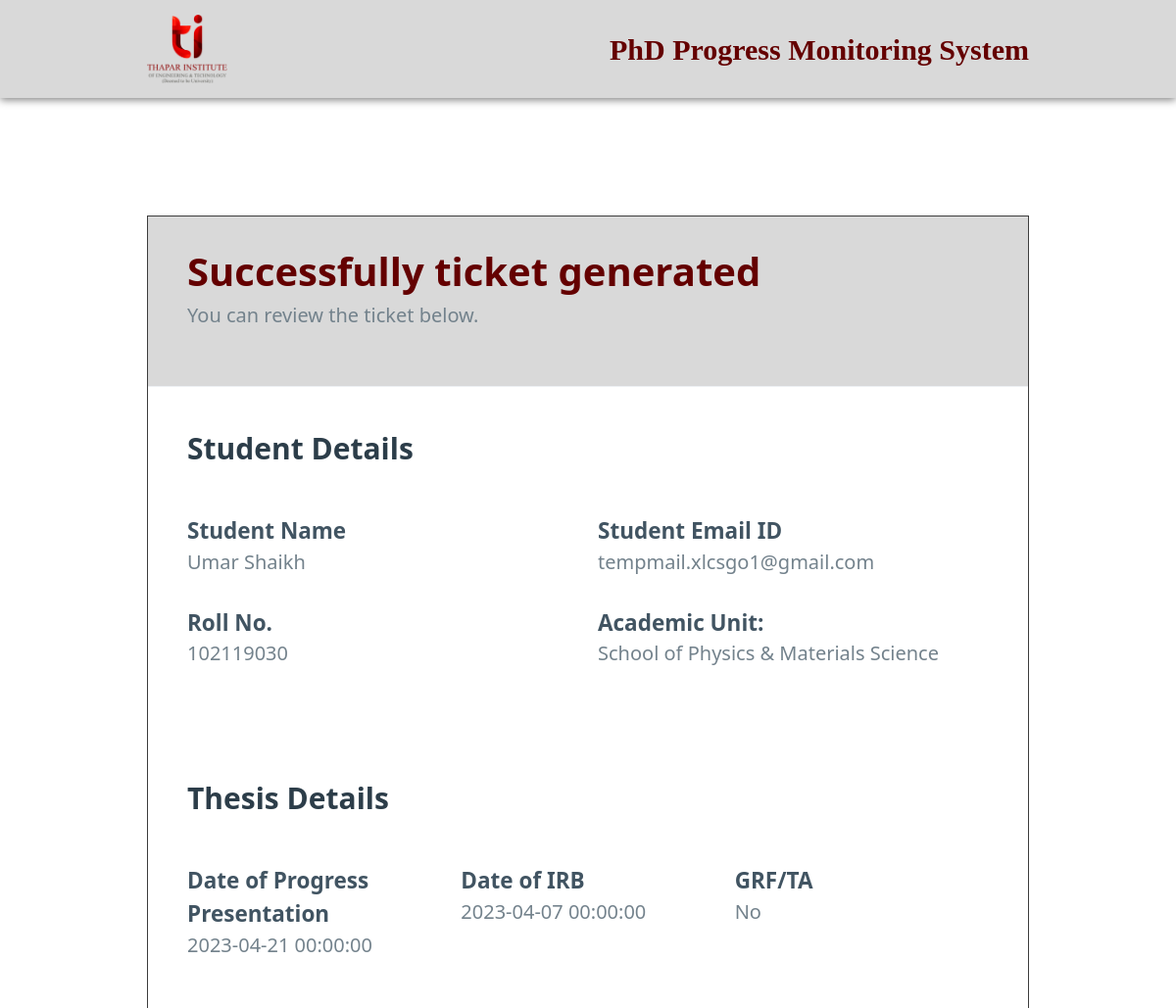
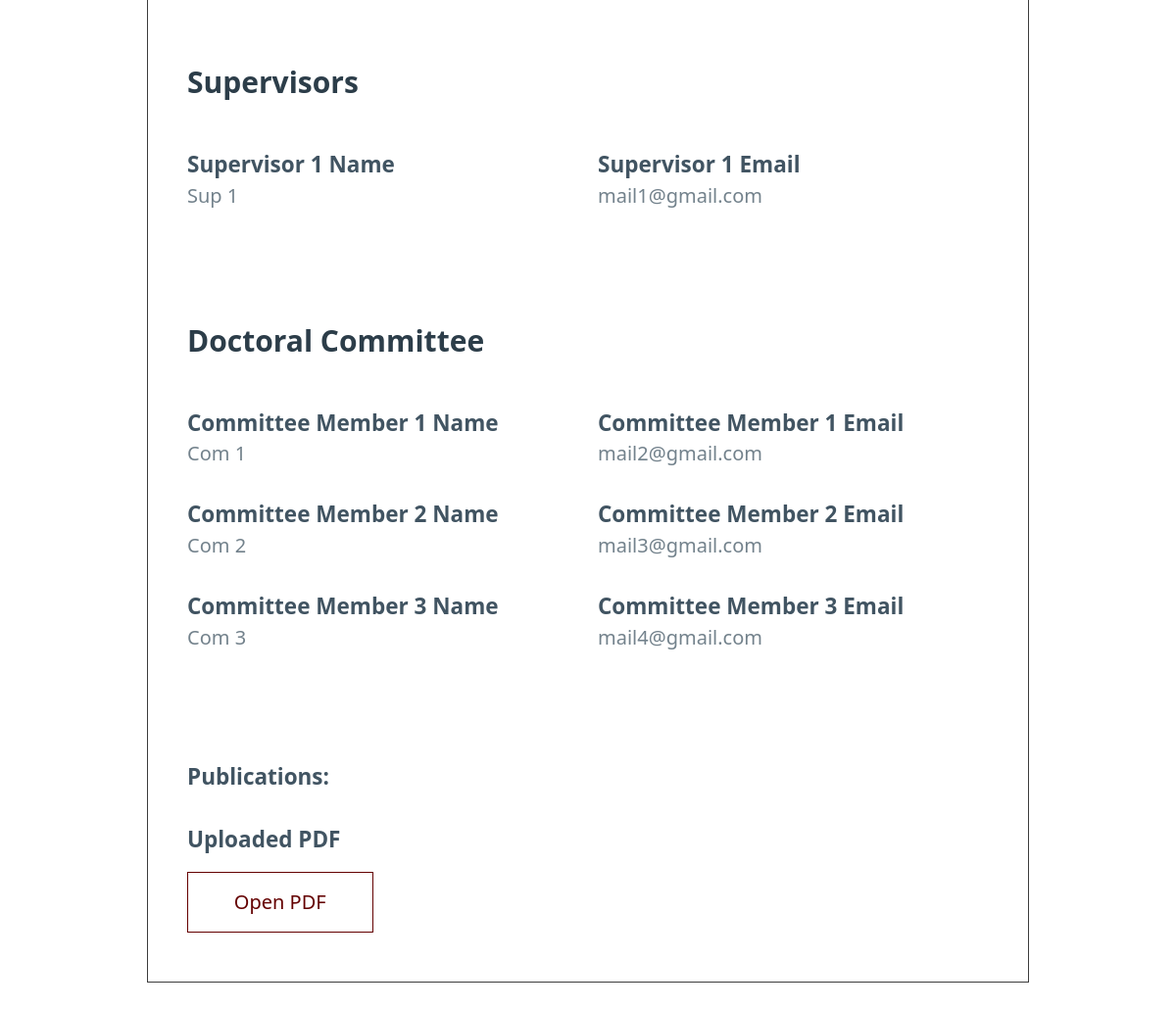
Screenshot of /ticket_created/1 with the database file from the repository (2 pictures, top to bottom).
### app.py (models this page shows)
class Ticket(db.Model):
    Project_ID = db.Column(db.Integer, primary_key=True)
    Roll_No = db.Column(db.String(50), unique=True, nullable=False)
    Student_Name = db.Column(db.String(50), unique=True, nullable=False)
    Student_Email = db.Column(db.String(50), unique=True, nullable=False)
    Au = db.Column(db.String(50), nullable=False)
    Date_Of_Registration = db.Column(db.DateTime, nullable=False)
    Gate = db.Column(db.Boolean, nullable=False)
    Project_Title = db.Column(db.String(50), nullable=False)
    Date_Of_IRB = db.Column(db.DateTime, nullable=False)
    Date_Of_Progress_Presentation = db.Column(db.DateTime, nullable=False)
    File_Path = db.Column(db.String(50), unique=True, nullable=False)
    Publications = db.Column(db.String(50))
    Supervisor_Name = db.Column(db.String(500), nullable=False)
    Supervisor_Email = db.Column(db.String(500), nullable=False)
    Supervisor_Remarks = db.Column(db.String(500))
    Supervisor_Approval = db.Column(db.String(500))
    Supervisor_Marks = db.Column(db.String(500))
    Committee_Name = db.Column(db.Integer, nullable=False)
    Committee_Email = db.Column(db.String(50), nullable=False)
    Committee_Remarks = db.Column(db.String(50))
    Committee_Approval = db.Column(db.Integer)
    Au_Approval = db.Column(db.Boolean)
    Adordc_Approval = db.Column(db.Boolean)
    LastDate = db.Column(db.DateTime, nullable=False)

### app.py (the view)
@app.route('/ticket_created/<Project_ID>')
def ticket_created(Project_ID):
    ticket = Ticket.query.filter_by(Project_ID=Project_ID).first()
    ticket = ticket.__dict__
    ticket["Au"] = Au_list[int(ticket["Au"])]
    print(ticket["Au"])
    supE = ticket["Supervisor_Email"].split(';')
    supN = ticket["Supervisor_Name"].split(';')
    comE = ticket["Committee_Email"].split(';')
    comN = ticket["Committee_Name"].split(';')
    comN.pop()
    comE.pop()
    return render_template('ticket_created.html', Ticket=ticket, success='', supE=supE, supN=supN, comE=comE, comN=comN)

### templates/ticket_created.html (shortened to what this page needs)
<!DOCTYPE html>
<html lang="en" data-theme="light">
<head>
    <link rel="stylesheet" href="{{ url_for('static', filename='pico.min.css') }}">
</head>
<body>
    <div class="nav-container">
        <div class="nav">
            <div class="logo">
                <img src="{{ url_for('static', filename='images/tietlogo.png') }}" alt="logo">
            </div>
            <div class="brand">
                <strong>PhD Progress Monitoring System</strong>
            </div>
        </div>
    </div>
    <article class="article">
        <header class="header">
            <hgroup>
                <h1> Successfully ticket generated</h1>
                <h2>You can review the ticket below.</h2>
            </hgroup>
        </header>
        <main class="container">
            <section class="student-details">
                <h3>Student Details</h3>
                <div class="grid">
                    <div>
                        <hgroup>
                            <h5>Student Name</h5>
                            <h6>{{ Ticket['Student_Name'] }}</h6>
                        </hgroup>
                    </div>
                    <div>
                        <hgroup>
                            <h5>Student Email ID</h5>
                            <h6>{{ Ticket['Student_Email'] }}</h6>
                        </hgroup>
                    </div>
                </div>
                <div class="grid">
                    <div>
                        <hgroup>
                            <h5>Roll No.</h5>
                            <h6>{{ Ticket['Roll_No'] }}</h6>
                        </hgroup>
                    </div>
                    <div>
                        <hgroup>
                            <h5>Academic Unit:</h5>
                            <h6>{{ Ticket['Au'] }}</h6>
                        </hgroup>
                    </div>
                </div>
            </section>
            <section class="project-details">
                <h3>Thesis Details</h3>
                <div class="grid">
                    <div>
                        <hgroup>
                            <h5>Date of Progress Presentation</h5>
                            <h6>{{ Ticket['Date_Of_Progress_Presentation'] }}</h6>
                        </hgroup>
                    </div>
                    <div>
                        <hgroup>
                            <h5>Date of IRB</h5>
                            <h6>{{ Ticket['Date_Of_IRB'] }}</h6>
                        </hgroup>
                    </div>
                    <div>
                        <hgroup>
                            <h5>GRF/TA</h5>
                            {% if Ticket['Gate'] == 'Yes' %}
                            <h6>Yes</h6>
                            {% else %}
                            <h6>No</h6>
                            {% endif %}
                        </hgroup>
                    </div>
                </div>
            </section>
            <section class="supervisors">
                <h3>Supervisors</h3>
                {% for i in range(supN|length) %}
                {% if supN[i] != '' %}
                <div class="grid">
                    <div>
                        <hgroup>
                            <h5>Supervisor {{ i+1 }} Name</h5>
                            <h6>{{ supN[i] }}</h6>
                        </hgroup>
                    </div>
                    <div>
                        <hgroup>
                            <h5>Supervisor {{ i+1 }} Email</h5>
                            <h6>{{ supE[i] }}</h6>
                        </hgroup>
                    </div>
                </div>
                {% endif %}
                {% endfor %}
            </section>
            <section class="committee">
                <h3>Doctoral Committee</h3>
                {% for i in range(comN|length) %}
                <div class="grid">
                    <div>
                        <hgroup>
                            <h5>Committee Member {{ i+1 }} Name</h5>
                            <h6>{{ comN[i] }}</h6>
                        </hgroup>
                    </div>
                    <div>
                        <hgroup>
                            <h5>Committee Member {{ i+1 }} Email</h5>
                            <h6>{{ comE[i] }}</h6>
                        </hgroup>
                    </div>
                </div>
                {% endfor %}
            </section>
            <div class="grid">
                <div>
                    <hgroup>
                        <h5>Publications:</h5>
                    </hgroup>
                </div>
            </div>
            <hgroup>
                <h5 class="Uploaded">Uploaded PDF</h5>
                <div class="grid ">
                    <a href="{{url_for('file', Project_ID = Ticket.Project_ID , _external=True)}}" target="_blank"><button class="secondary"> Open
                            PDF</button></a>
                    <div></div>
                    <div></div>
                    <div></div>
                </div>
            </hgroup>
        </main>
    </article>
</body>
</html>

### templates/ticket_created.html (style rules this page uses)
[data-theme="light"], :root:not([data-theme="dark"]) { --primary: #640000; --primary-hover: #640000; --primary-focus: rgba(143, 143, 143, 0.125); --primary-inverse: #FFF; }
.secondary { background-color: white; color: #640000; border-color: #640000; border-radius: 0; }
.Uploaded { margin-bottom: 2%; }
.grid a { text-decoration: none; }
article { width: 75vw; padding-bottom: 0; margin: 10% auto 5%; }
.article { box-shadow: none; border: 1.5px solid #3d3d3d; border-radius: 0; }
.header { background-color: #D9D9D9; border-radius: 0; }
.header h1 { color: #640000; }
.nav-container { background-color: #D9D9D9; box-shadow: 0 2px 8px grey; }
.nav { width: 75vw; margin: 0 auto; background-color: #D9D9D9; color: #640000; min-height: 100px; display: flex; align-items: center; justify-content: space-between; gap: 5%; font-family: 'Times New Roman', Times, serif; font-size: 30px; }
.nav img { height: 70px; }

### rows the page displays
Ticket: Student_Name "Umar Shaikh", Student_Email "tempmail.xlcsgo1@gmail.com", Roll_No "102119030"

### other values shown
{{ Ticket['Au'] }} "School of Physics & Materials Science"
{{ Ticket['Date_Of_Progress_Presentation'] }} "2023-04-21 00:00:00"
{{ Ticket['Date_Of_IRB'] }} "2023-04-07 00:00:00"
{{ i+1 }} "1"
{{ supN[i] }} "Sup 1"
{{ supE[i] }} "mail1@gmail.com"
{{ i+1 }} "1" "2" "3"
{{ comN[i] }} "Com 1" "Com 2" "Com 3"
{{ comE[i] }} "mail2@gmail.com" "mail3@gmail.com" "mail4@gmail.com"
